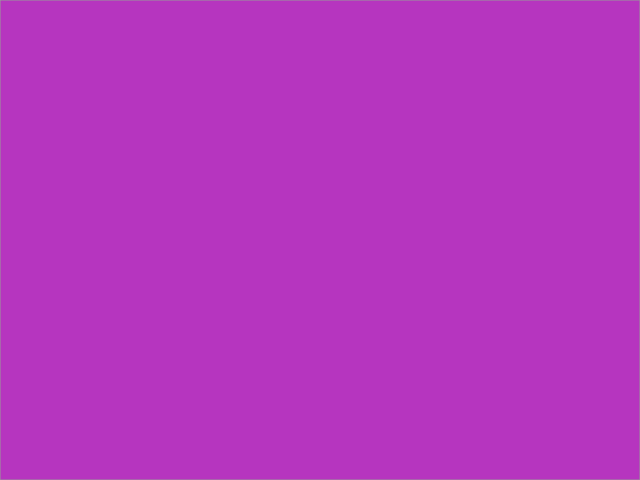
Frame 1 (no input)
Frame 60 (no input): identical to frame 1, image omitted
Frame 120 (the mouse pressed at the canvas centre since frame 60): identical to frame 1, image omitted

The p5.js sketch that drew this single still picture (run headless with seeded random() and noise() and a simulated clock; from frame 60 on, the mouse is pressed at the canvas centre):

// p5.js sketch
// ── sketch.js
var height = 480;
var width = 640;

var mouseStartPos;
var mouseEndPos;
var auxPoint;
var toDraw = false;

var pressedMouseLine = null;

var initialVertices = [[0,0],
						[width, 0],
						[width, height],
						[0, height]]
var rootNode;

function setup() {
  createCanvas(640, 480);
  mouseStartPos = createVector(0,0);
  mouseEndPos = createVector(0,0);
  auxPoint = createVector(0,0);
  rootNode = new Node(initialVertices, null);
}

function draw() {
  stroke(153);  
  clear();
  rootNode.draw();
  if (pressedMouseLine != null){
  	line(pressedMouseLine[0], pressedMouseLine[1], pressedMouseLine[2], pressedMouseLine[3])
  }
  line(0, 0, -width, -height);
}

function mousePressed(){
	mouseStartPos.x = mouseX;
	mouseStartPos.y = mouseY;
	return false;
}

function mouseReleased(){
	mouseEndPos.x = mouseX;
	mouseEndPos.y = mouseY;
	pressedMouseLine = null;
	rootNode.checkIfDividing(mouseStartPos, mouseEndPos);
	return false;
}

function mouseDragged(){
	pressedMouseLine = [mouseStartPos.x, mouseStartPos.y, mouseX, mouseY];
}





// class Node {
// 	constructor(vertices, color){
// 		this.vertices = vertices.slice();
// 		if(color == null)
// 			this.color = [random(255), random(255), random(255)];
// 		else
// 			this.color = color.slice();
// 		this.noChildren = true;
// 		children = [null, null];
// 	}

// 	draw(){
// 		if(!this.noChildren){
// 			this.children[0].draw();
// 			this.children[1].draw();
// 		} else {
// 			fill(this.color[0],this.color[1],this.color[2]);
// 			beginShape();
// 			for(var i=0; i < this.vertices.length; i++){
// 				vertex(vertices[i][0], vertices[i][1]);
// 			}
// 			endShape(CLOSE);
// 		}
// 	}

// 	checkIfDividing(start, end){
// 		if ((checkIfInside(start, this.vertices)) && (checkIfInside(end, this.vertices)) && (noChildren)){
// 			createChildren(start, end);
// 		} else if  ((checkIfInside(start, this.vertices)) && (checkIfInside(end, this.vertices)) && (!noChildren)){
// 			if(this.children[0] != null)
// 				checkIfDividing(this.children[0])
// 			if(this.children[1] != null)
// 				checkIfDividing(this.children[1])
// 		} else if ((checkIfInside(start, this.vertices)) || (checkIfInside(end, this.vertices))){
// 			//deleteNode
// 		}
// 	}

// 	createChildren(start, end){
// 		this.noChildren = false;

// 		var newStart = createVector(0,0);
// 		var newEnd = createVector(0,0);
// 		var auxStart = createVector(0,0);
// 		var auxEnd = createVector(0,0);
// 		var interPoint;
// 		var verticesLeft = [];
// 		var verticesRight = [];

// 		//geting y = ax+b
// 		if(end.x - start.x == 0)
// 			end.x += 0.00001;
// 		var a = (end.y - start.y) / (end.x - start.x);
// 		var b = end.y - a * end.x;
// 		//expanding line segment to the screen limits for covenience sake
// 		newStart.x = 0;
// 		newStart.y = b;
// 		newEnd.x = width;
// 		newEnd.y = a * width + b;

// 		//testing if line segments intersect and getting those points
// 		for(var i = 0; i < vertices.length; i++){
// 			auxStart.x = vertices[i][0];
// 			auxStart.y = vertices[i][1];
// 			mod = (i+1)%vertices.length;
// 			auxEnd.x = vertices[mod][0];
// 			auxEnd.y = vertices[mod][1];

// 			if(intersectionExists(start, end, auxStart, auxEnd)){
// 				interPoint = intersectionPoint(newStart, newEnd, auxStart, auxEnd);
// 				verticesLeft.push([interPoint.x, interPoint.y]);
// 				verticesRight.push([interPoint.x, interPoint.y]);
// 			}

// 			if(relativePosition(newStart, newEnd, auxStart) >= 0)
// 				verticesLeft.push([auxStart.x, auxStart.y]);
// 			if(relativePosition(newStart, newEnd, auxStart) <= 0)
// 				verticesRight.push([auxStart.x, auxStart.y]);
// 		}

// 		arrangePoints(verticesLeft);
// 		arrangePoints(verticesRight);

// 		this.children[0] = new Node(verticesLeft, this.color);
// 		this.children[1] = new Node(verticesRight, null);
// 	}

// 	checkIfInside(point, vertices){
// 		//baseado em https://github.com/substack/point-in-polygon
// 		var x = point.x;
// 		var y = point.y;
// 		isInside = false;

// 		for (var i = 0, j = vertices.length - 1; i < vertices.length; j = i++){
// 			var xi = vertices[i][0];
// 			var yi = vertices[i][1];
// 			var xj = vertices[j][0];
// 			var yj = vertices[j][1];

// 			if (((yi > y) != (yj > y)) && (x < (xj - xi) * (y - yi) / (yj - yi) + xi))
// 				inside = !inside;
// 		}

// 		return inside;
// 	}

// 	intersectionExists(startR, endR, startS, endS){
// 		//baseado em https://stackoverflow.com/questions/9043805/test-if-two-lines-intersect-javascript-function
// 		var det, gamma, lambda;
// 		det = (endR.x - startR.x) * (endS.y - startS.y) - (endS.x - startS.x) * (endR.y - startR.y);
// 		if(det == 0)
// 			return false;
// 		else{
// 			lambda = ((endS.y - startS.y) * (endS.x - startR.x)
// 						 + (startS.x - endS.x) * (endS.y - startR.y)) / det;
// 			gamma = ((startR.y - endR.y) * (endS.x - startR.x)
// 						 + (endR.x - startR.x) * (endS.y - startR.y)) / det;
// 			return (0 < lambda && lambda < 1) && (0 < gamma && gamma < 1);
// 		}
// 	}

// 	intersectionPoint(startR, endR, startS, endS){
// 		//y = ax + b
// 		if(endR.x - startR.x == 0)
// 			endR.x += 0.00001;
// 		var a = (endR.y - startR.y) / (endR.x - startR.x);
// 		var b = endR.y - a * endR.x;

// 		//y = cx + d
// 		if(endS.x - startS.x == 0)
// 			endS.x += 0.00001;
// 		var c = (endS.y - startS.y) / (endS.x - startS.x);
// 		var d = endS.y - c * endS.x;

// 		var r = createVector((d-b)/(a-c),(a*d - b*c)/(a - c));
// 		return r;
// 	}

// 	arrangePoints(vertices){
// 		var xc = 0, yc = 0, aux;

// 		for(var i=0; i < vertices.length; i++){
// 			xc += vertices[i][0];
// 			yc += vertices[i][1];
// 		}
// 		xc =  xc/vertices.length;
// 		yc = yc/vertices.length;

// 		for(i=0; i< vertices.length; i++){
// 			aux = Math.atan2(vertices[i][1] - yc, vertices[i][0] - xc);
// 			vertices[i].push(aux);
// 		}

// 		vertices.sort(function(a,b){
// 			return a[2] - b[2]
// 		});

// 		for(i=0; i< vertices.length; i++){
// 			vertices[i].slice(0,2);
// 		}
// 	}

// 	//0 on the line, and +1 on one side, -1 on the other side
// 	relativePosition(start, end, point){
// 		return Math.sign((end.x - start.x)*(point.y - start.y) - (end.y - start.y)*(point.x - start.x));	
// 	}
// }
// ── node.js
class Node {
	constructor(vertices, color){
		this.vertices = vertices.slice();
		if(color == null)
			this.color = [random(255), random(255), random(255)];
		else
			this.color = color.slice();
		this.noChildren = true;
		this.children = [null, null];
	}

	draw(){
		if(!this.noChildren){
			this.children[0].draw();
			this.children[1].draw();
		} else {
			fill(this.color[0],this.color[1],this.color[2]);
			beginShape();
			for(var i=0; i < this.vertices.length; i++){
				vertex(this.vertices[i][0], this.vertices[i][1]);
			}
			endShape(CLOSE);
		}
	}

	checkIfInside(point, vertices){
		//baseado em https://github.com/substack/point-in-polygon
		var x = point.x;
		var y = point.y;
		isInside = false;

		for (var i = 0, j = vertices.length - 1; i < vertices.length; j = i++){
			var xi = vertices[i][0];
			var yi = vertices[i][1];
			var xj = vertices[j][0];
			var yj = vertices[j][1];

			if (((yi > y) != (yj > y)) && (x < (xj - xi) * (y - yi) / (yj - yi) + xi))
				inside = !inside;
		}

		return inside;
	}
		
	checkIfDividing(start, end){
		if ((checkIfInside(start, this.vertices)) && (checkIfInside(end, this.vertices)) && (noChildren)){
			createChildren(start, end);
		} else if  ((checkIfInside(start, this.vertices)) && (checkIfInside(end, this.vertices)) && (!noChildren)){
			if(this.children[0] != null)
				checkIfDividing(this.children[0])
			if(this.children[1] != null)
				checkIfDividing(this.children[1])
		} else if ((checkIfInside(start, this.vertices)) || (checkIfInside(end, this.vertices))){
			//deleteNode
		}
	}

	createChildren(start, end){
		this.noChildren = false;

		var newStart = createVector(0,0);
		var newEnd = createVector(0,0);
		var auxStart = createVector(0,0);
		var auxEnd = createVector(0,0);
		var interPoint;
		var verticesLeft = [];
		var verticesRight = [];

		//geting y = ax+b
		if(end.x - start.x == 0)
			end.x += 0.00001;
		var a = (end.y - start.y) / (end.x - start.x);
		var b = end.y - a * end.x;
		//expanding line segment to the screen limits for covenience sake
		newStart.x = 0;
		newStart.y = b;
		newEnd.x = width;
		newEnd.y = a * width + b;

		//testing if line segments intersect and getting those points
		for(var i = 0; i < vertices.length; i++){
			auxStart.x = vertices[i][0];
			auxStart.y = vertices[i][1];
			mod = (i+1)%vertices.length;
			auxEnd.x = vertices[mod][0];
			auxEnd.y = vertices[mod][1];

			if(intersectionExists(start, end, auxStart, auxEnd)){
				interPoint = intersectionPoint(newStart, newEnd, auxStart, auxEnd);
				verticesLeft.push([interPoint.x, interPoint.y]);
				verticesRight.push([interPoint.x, interPoint.y]);
			}

			if(relativePosition(newStart, newEnd, auxStart) >= 0)
				verticesLeft.push([auxStart.x, auxStart.y]);
			if(relativePosition(newStart, newEnd, auxStart) <= 0)
				verticesRight.push([auxStart.x, auxStart.y]);
		}

		arrangePoints(verticesLeft);
		arrangePoints(verticesRight);

		this.children[0] = new Node(verticesLeft, this.color);
		this.children[1] = new Node(verticesRight, null);
	}

	// checkIfInside(point, vertices){
	// 	//baseado em https://github.com/substack/point-in-polygon
	// 	var x = point.x;
	// 	var y = point.y;
	// 	isInside = false;

	// 	for (var i = 0, j = vertices.length - 1; i < vertices.length; j = i++){
	// 		var xi = vertices[i][0];
	// 		var yi = vertices[i][1];
	// 		var xj = vertices[j][0];
	// 		var yj = vertices[j][1];

	// 		if (((yi > y) != (yj > y)) && (x < (xj - xi) * (y - yi) / (yj - yi) + xi))
	// 			inside = !inside;
	// 	}

	// 	return inside;
	// }

	intersectionExists(startR, endR, startS, endS){
		//baseado em https://stackoverflow.com/questions/9043805/test-if-two-lines-intersect-javascript-function
		var det, gamma, lambda;
		det = (endR.x - startR.x) * (endS.y - startS.y) - (endS.x - startS.x) * (endR.y - startR.y);
		if(det == 0)
			return false;
		else{
			lambda = ((endS.y - startS.y) * (endS.x - startR.x)
						 + (startS.x - endS.x) * (endS.y - startR.y)) / det;
			gamma = ((startR.y - endR.y) * (endS.x - startR.x)
						 + (endR.x - startR.x) * (endS.y - startR.y)) / det;
			return (0 < lambda && lambda < 1) && (0 < gamma && gamma < 1);
		}
	}

	intersectionPoint(startR, endR, startS, endS){
		//y = ax + b
		if(endR.x - startR.x == 0)
			endR.x += 0.00001;
		var a = (endR.y - startR.y) / (endR.x - startR.x);
		var b = endR.y - a * endR.x;

		//y = cx + d
		if(endS.x - startS.x == 0)
			endS.x += 0.00001;
		var c = (endS.y - startS.y) / (endS.x - startS.x);
		var d = endS.y - c * endS.x;

		var r = createVector((d-b)/(a-c),(a*d - b*c)/(a - c));
		return r;
	}

	arrangePoints(vertices){
		var xc = 0, yc = 0, aux;

		for(var i=0; i < vertices.length; i++){
			xc += vertices[i][0];
			yc += vertices[i][1];
		}
		xc =  xc/vertices.length;
		yc = yc/vertices.length;

		for(i=0; i< vertices.length; i++){
			aux = Math.atan2(vertices[i][1] - yc, vertices[i][0] - xc);
			vertices[i].push(aux);
		}

		vertices.sort(function(a,b){
			return a[2] - b[2]
		});

		for(i=0; i< vertices.length; i++){
			vertices[i].slice(0,2);
		}
	}

	//0 on the line, and +1 on one side, -1 on the other side
	relativePosition(start, end, point){
		return Math.sign((end.x - start.x)*(point.y - start.y) - (end.y - start.y)*(point.x - start.x));	
	}
}
